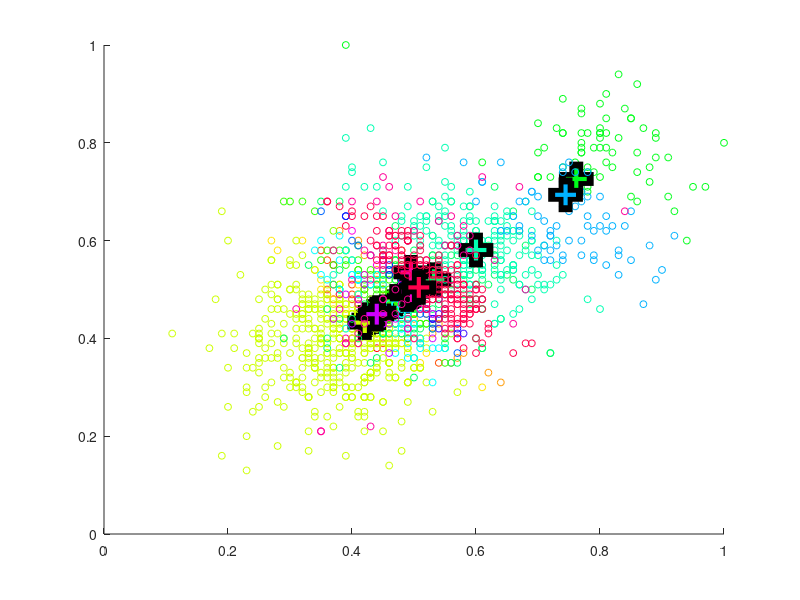

MATLAB code to generate this figure:
% set number of classes
clusters = 20;

% uncomment file you want to load
%fcmdata = load('a2.txt');
fcmdata = load('yeast.txt');

% find class for all points
[centers, U] = fcm(fcmdata, clusters);
maxU = max(U);

% match every point to a class
index = [];
for i = 1:clusters
    temp = find(U(i,:) == maxU);
    index(i).indexes = temp;
end

figure()
hold on
% generate table of unrepeatable colors
cmap = hsv(clusters);

% for every class plot it and scatter every point that belongs to it
for i = 1:clusters
    scatter(fcmdata(index(i).indexes, 1), fcmdata(index(i).indexes, 2),25,cmap(i,:));
    plot(centers(i, 1), centers(i, 2), '+', 'MarkerSize', 25, 'LineWidth',10, 'Color', 'black');
    plot(centers(i, 1), centers(i, 2), '+', 'MarkerSize', 15, 'LineWidth',3, 'Color',cmap(i,:));
end